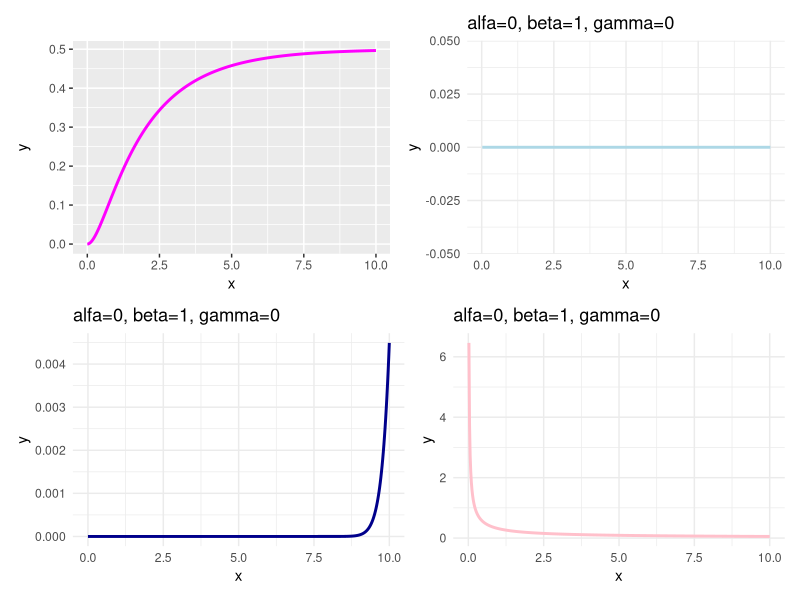
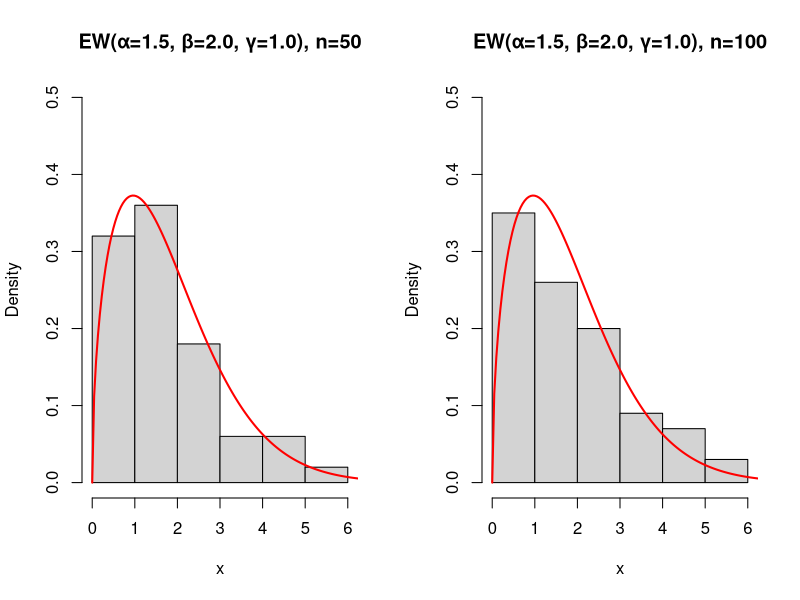
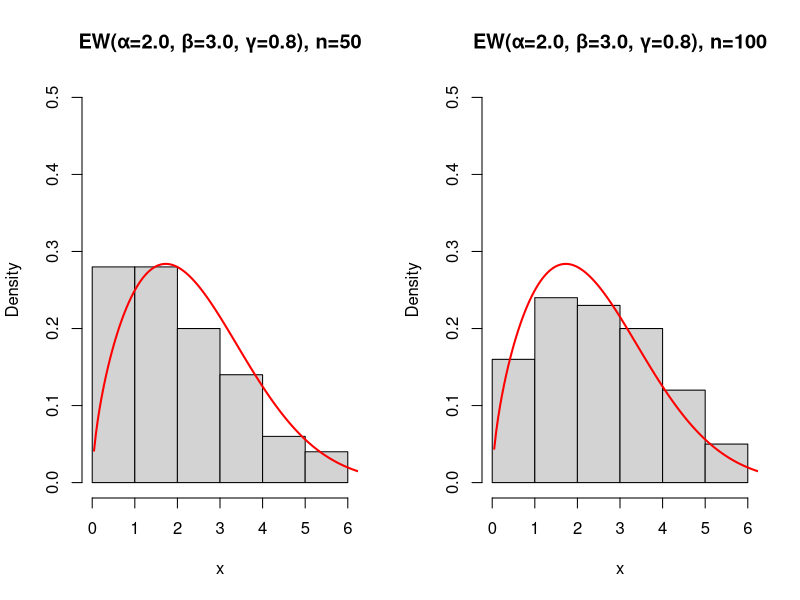

The R script that drew these images, in order:
## ---- chunk 1
knitr::opts_chunk$set(echo = TRUE)
knitr::opts_chunk$set(warning = FALSE, message = FALSE) 
knitr::opts_chunk$set(fig.pos = "H", out.extra = "", fig.align = "center")
## ---- chunk 2

gestosc <- function(x, alfa, beta, gamma){
  return((gamma * alfa / beta) * 
    (x / beta)^(alfa - 1) *
    exp(-(x / beta)^alfa) *
    (1 - exp(-(x / beta)^alfa))^(gamma - 1) *
    (x > 0))
}
  

## ---- chunk 3

dystrybuanta <- function(x, alfa, beta){
  return((1-exp(-(x/beta)^alfa))^gamma)
  }

## ---- chunk 4

funkcja_kwantylowa <- function(p, alfa, beta, gamma){
  return(beta*(-(1-p^(1/gamma)^(1/alfa))))
}

## ---- chunk 5
funkcja_hazardu <- function(x, alfa, beta, gamma){
  return(gestosc(x, alfa, beta, gamma)/(1-dystrybuanta(x, alfa, beta)))
}
## ---- chunk 6


library(ggplot2)
library(patchwork)

dystrybuanta <- function(x, alfa, beta,gamma){
  return((1-exp(-(x/beta)^alfa))^gamma)
  }


funkcja_hazardu <- function(x, alfa, beta, gamma){
  return(gestosc(x, alfa, beta, gamma)/(1-dystrybuanta(x, alfa, beta,gamma)))}

x <- seq(0, 10, length.out = 500)
 
wykres_1  <- ggplot(data.frame(x, y = funkcja_hazardu(x, 1, 2, 3)),
                    aes(x, y)) +
                    geom_line(color = "magenta", linewidth = 1)
                    ggtitle("alfa=1, beta=2, gamma=1") +
                    theme_minimal()

wykres_2  <- ggplot(data.frame(x, y = funkcja_hazardu(x, 0, 1, 1)),
                    aes(x, y)) +
                    geom_line(color = "lightblue", linewidth = 1) +
                    ggtitle("alfa=0, beta=1, gamma=0") +
                    theme_minimal()

wykres_3  <- ggplot(data.frame(x, y = funkcja_hazardu(x, 5, 10, 15)),
                    aes(x, y)) +
                    geom_line(color = "darkblue", linewidth = 1) +
                    ggtitle("alfa=0, beta=1, gamma=0") +
                    theme_minimal()
wykres_4  <- ggplot(data.frame(x, y = funkcja_hazardu(x, 1/4, 1/2, 3/4)),
                    aes(x, y)) +
                    geom_line(color = "pink", linewidth = 1) +
                    ggtitle("alfa=0, beta=1, gamma=0") +
                    theme_minimal()
(wykres_1 | wykres_2) /
(wykres_3 | wykres_4)
## ---- chunk 7
zmienne_ew <- function(p, alfa, beta, gamma) {
  if (any(c(alfa, beta, gamma) <= 0))
    stop("Podaj poprawne parametry")
  
  p <- runif(p)
  x <- beta * (-log(1-p^(1/gamma)))^(1/alfa)
  return(x)
}

## ---- chunk 8
set.seed(987)
par(mfrow = c(1,2))
n_l  <- c(50,100)
par_l <- list(c(alfa = 1.5, beta = 2, gamma = 1),
  c(alfa = 2, beta = 3, gamma = 0.8) )
for (par in par_l){
  for (n in n_l){
    x <- zmienne_ew(n, par["alfa"], par["beta"], par["gamma"])
    p <- seq(0, max(x)*1.2, length.out = 150)
    x_r <- gestosc(p, par[["alfa"]], par[["beta"]], par[["gamma"]])
    hist(x, probability = TRUE, ylim = c(0,0.5),
         main = sprintf("EW(α=%.1f, β=%.1f, γ=%.1f), n=%d",
                        par["alfa"], par["beta"], par["gamma"], n))
    lines(p, x_r, col = "red", lwd = 2)


  }
}
## ---- chunk 9
x = c(1,2,3,5)
statystyki <- function(x){
  suma <- 0
  for (el in x){
    suma <- suma + el
  }
  srednia <- suma/length(x)
  
  if (length(x)%%2 == 0) {
   mediana <- (x[length(x)/2]+x[(length(x)/2)+1])/2
  } else { mediana <- x[floor(length(x)/2) + 1]}
  
  suma <- 0
  for (el in x){
    suma <- suma + (el-srednia)^2
  }
  odch <- (suma/(n-1))^(1/2)
  wyn <- c(srednia,mediana,odch)
  return(wyn)
  
}

statystyki(x)



